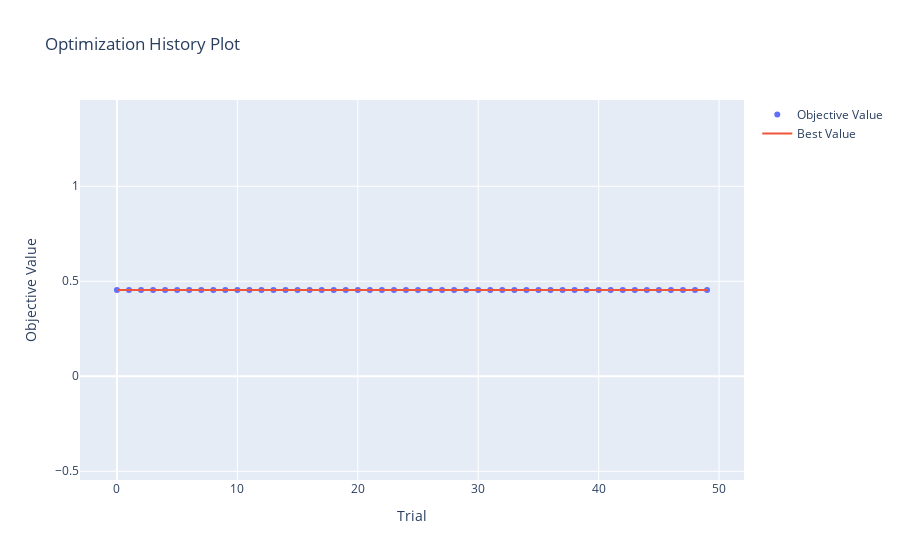

Notebook cell for this chart:
### Code cell
fig1 = optuna.visualization.plot_optimization_history(study)
fig1.show()
